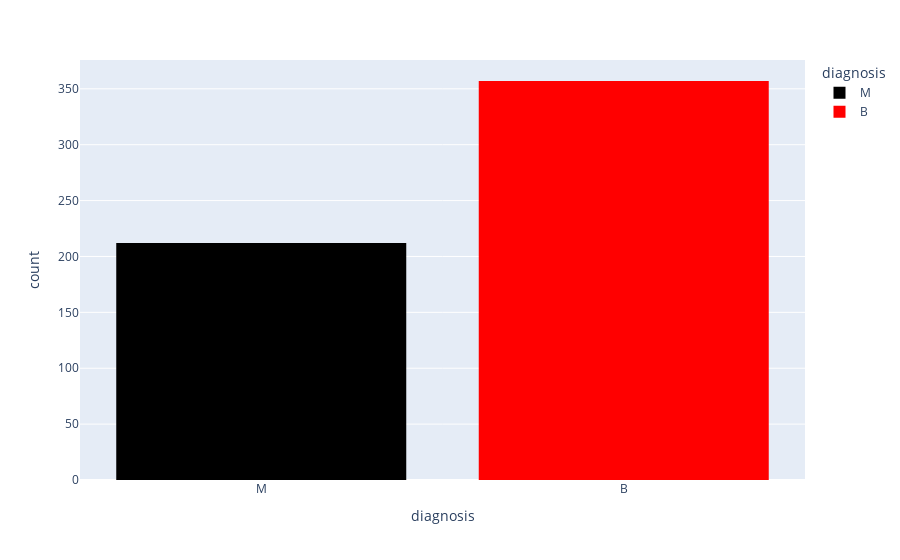

The notebook cell saved with this chart:
### Code cell
px.histogram(data_frame=df, x='diagnosis', color='diagnosis',color_discrete_sequence=['black','red'])

### Figure 1 — Plotly figure (JSON) as saved in the notebook; plotly's stock layout.template omitted (floating-point values rounded to 4 significant figures; data arrays with more than 128 entries replaced by an {"elided": "..."} marker saying what was removed)
{"data": [{"bingroup": "x", "hovertemplate": "diagnosis=%{x}<br>count=%{y}<extra></extra>", "legendgroup": "M", "marker": {"color": "black", "pattern": {"shape": ""}}, "name": "M", "orientation": "v", "showlegend": true, "type": "histogram", "x": {"elided": "212 str values"}, "xaxis": "x", "yaxis": "y"}, {"bingroup": "x", "hovertemplate": "diagnosis=%{x}<br>count=%{y}<extra></extra>", "legendgroup": "B", "marker": {"color": "red", "pattern": {"shape": ""}}, "name": "B", "orientation": "v", "showlegend": true, "type": "histogram", "x": {"elided": "357 str values"}, "xaxis": "x", "yaxis": "y"}], "layout": {"barmode": "relative", "legend": {"title": {"text": "diagnosis"}, "tracegroupgap": 0}, "margin": {"t": 60}, "xaxis": {"anchor": "y", "categoryarray": ["M", "B"], "categoryorder": "array", "domain": [0, 1], "title": {"text": "diagnosis"}}, "yaxis": {"anchor": "x", "domain": [0, 1], "title": {"text": "count"}}}}
